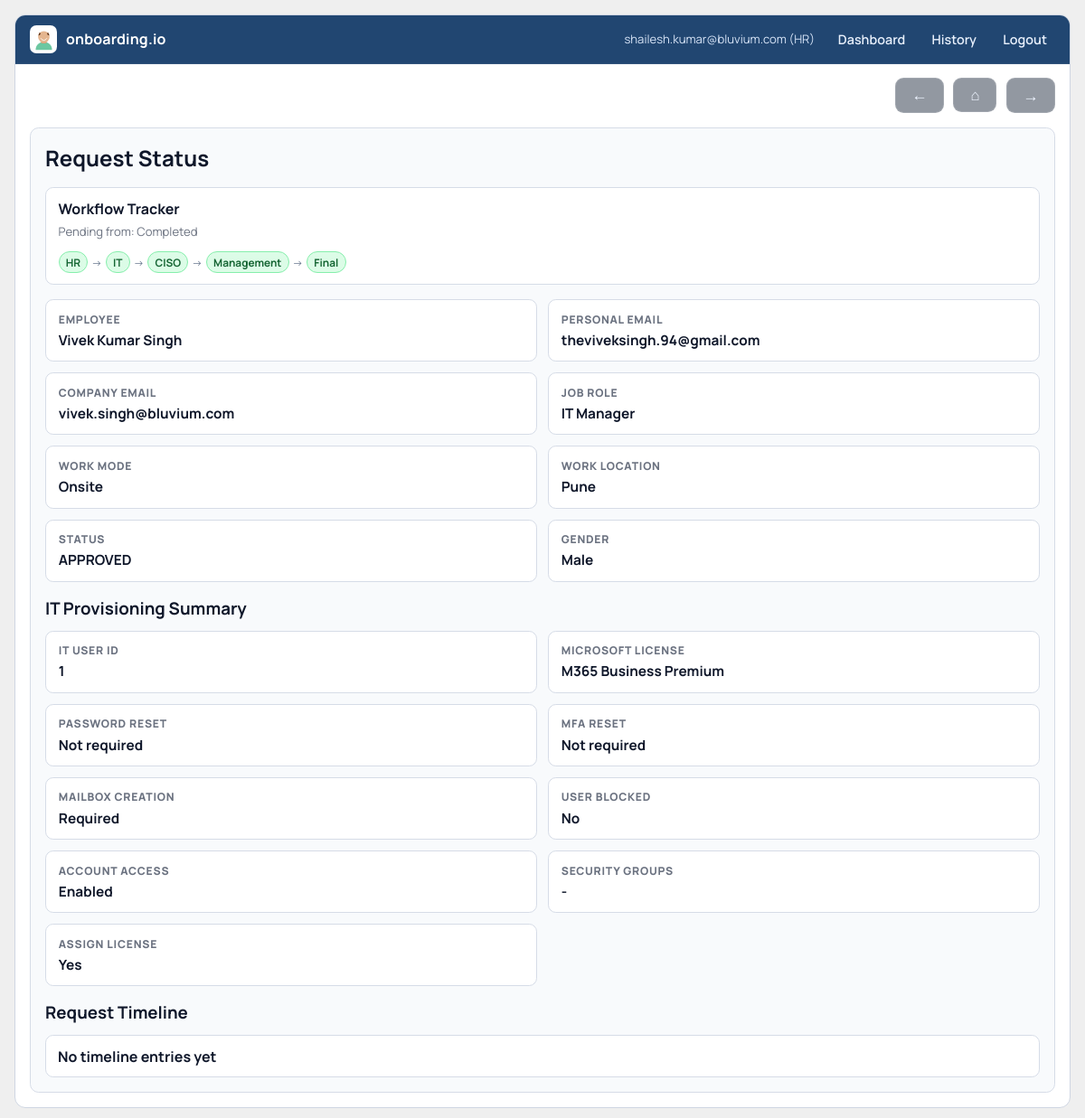
Screenshot of /status/2 (signed in) with the database file from the repository.
### models.py (models this page shows)
class User(UserMixin, db.Model):
    id = db.Column(db.Integer, primary_key=True)
    email = db.Column(db.String(255), unique=True, nullable=False)
    password_hash = db.Column(db.String(255), nullable=False)
    role = db.Column(db.String(50), nullable=False)
    domain = db.Column(db.String(255), nullable=False)
    created_at = db.Column(db.DateTime)

class EmployeeRequest(db.Model):
    id = db.Column(db.Integer, primary_key=True)
    domain = db.Column(db.String(255), nullable=False)
    requested_by = db.Column(db.Integer, db.ForeignKey("user.id"), nullable=False)
    first_name = db.Column(db.String(255))
    middle_name = db.Column(db.String(255))
    last_name = db.Column(db.String(255))
    employee_name = db.Column(db.String(255), nullable=False)
    employee_email = db.Column(db.String(255), nullable=False)
    gender = db.Column(db.String(50))
    job_title = db.Column(db.String(255))
    work_mode = db.Column(db.String(50))
    work_location = db.Column(db.String(255))
    company_email = db.Column(db.String(255))
    status = db.Column(db.String(50), nullable=False)
    created_at = db.Column(db.DateTime)

class Provisioning(db.Model):
    id = db.Column(db.Integer, primary_key=True)
    request_id = db.Column(db.Integer, db.ForeignKey("employee_request.id"), nullable=False)
    created_by = db.Column(db.Integer, db.ForeignKey("user.id"), nullable=False)
    it_user_id = db.Column(db.String(255), nullable=False)
    license_type = db.Column(db.String(255), nullable=False)
    security_groups = db.Column(db.Text)
    assign_license = db.Column(db.Boolean)
    password_reset_required = db.Column(db.Boolean)
    block_user = db.Column(db.Boolean)
    mfa_reset_required = db.Column(db.Boolean)
    mailbox_creation_required = db.Column(db.Boolean)
    account_access_action = db.Column(db.String(20))
    created_at = db.Column(db.DateTime)

### app.py (the view)
    @app.route("/status/<int:request_id>")
    @login_required
    def request_status(request_id):
        req = EmployeeRequest.query.filter_by(id=request_id, domain=current_user.domain).first_or_404()
        provisioning = Provisioning.query.filter_by(request_id=req.id).first()
        tracking_map = build_tracking_map([req])
        audits = RequestAudit.query.filter_by(request_id=req.id).order_by(RequestAudit.created_at.asc()).all()
        return render_template("status.html", request_item=req, provisioning=provisioning, tracking=tracking_map.get(req.id), audits=audits)

### templates/status.html
{% extends "base.html" %}
{% block content %}
<div class="card">
  <h2>Request Status</h2>
  {% if tracking %}
    <div class="tracking-card">
      <h3>Workflow Tracker</h3>
      <p class="table-subtext">Pending from: {{ tracking.pending_from }}</p>
      <div class="workflow-tree">
        {% for step in tracking.steps %}
          <span class="tree-node tree-{{ step.state }}">{{ step.label }}</span>{% if not loop.last %}<span class="tree-arrow">-></span>{% endif %}
        {% endfor %}
      </div>
    </div>
  {% endif %}
  <div class="detail-grid">
    <div class="detail-item">
      <span>Employee</span>
      <strong>{{ request_item.employee_name }}</strong>
    </div>
    <div class="detail-item">
      <span>Personal Email</span>
      <strong>{{ request_item.employee_email }}</strong>
    </div>
    <div class="detail-item">
      <span>Company Email</span>
      <strong>{{ request_item.company_email }}</strong>
    </div>
    <div class="detail-item">
      <span>Job Role</span>
      <strong>{{ request_item.job_title }}</strong>
    </div>
    <div class="detail-item">
      <span>Work Mode</span>
      <strong>{{ request_item.work_mode }}</strong>
    </div>
    <div class="detail-item">
      <span>Work Location</span>
      <strong>{{ request_item.work_location }}</strong>
    </div>
    <div class="detail-item">
      <span>Status</span>
      <strong>{{ request_item.status }}</strong>
    </div>
    <div class="detail-item">
      <span>Gender</span>
      <strong>{{ request_item.gender }}</strong>
    </div>
  </div>
  {% if provisioning %}
    <h3 style="margin-top: 1rem; margin-bottom: 0.75rem;">IT Provisioning Summary</h3>
    <div class="detail-grid">
      <div class="detail-item">
        <span>IT User ID</span>
        <strong>{{ provisioning.it_user_id }}</strong>
      </div>
      <div class="detail-item">
        <span>Microsoft License</span>
        <strong>{{ provisioning.license_type or 'Not assigned' }}</strong>
      </div>
      <div class="detail-item">
        <span>Password Reset</span>
        <strong>{{ 'Required' if provisioning.password_reset_required else 'Not required' }}</strong>
      </div>
      <div class="detail-item">
        <span>MFA Reset</span>
        <strong>{{ 'Required' if provisioning.mfa_reset_required else 'Not required' }}</strong>
      </div>
      <div class="detail-item">
        <span>Mailbox Creation</span>
        <strong>{{ 'Required' if provisioning.mailbox_creation_required else 'Not required' }}</strong>
      </div>
      <div class="detail-item">
        <span>User Blocked</span>
        <strong>{{ 'Yes' if provisioning.block_user else 'No' }}</strong>
      </div>
      <div class="detail-item">
        <span>Account Access</span>
        <strong>
          {% if provisioning.account_access_action == 'ENABLE' %}
            Enabled
          {% elif provisioning.account_access_action == 'DISABLE' %}
            Disabled
          {% else %}
            No change
          {% endif %}
        </strong>
      </div>
      <div class="detail-item">
        <span>Security Groups</span>
        <strong>{{ provisioning.security_groups or '-' }}</strong>
      </div>
      <div class="detail-item">
        <span>Assign License</span>
        <strong>{{ 'Yes' if provisioning.assign_license else 'No' }}</strong>
      </div>
    </div>
  {% endif %}
  <h3 style="margin-top: 1rem; margin-bottom: 0.75rem;">Request Timeline</h3>
  <div class="audit-timeline">
    {% for audit in audits %}
      <article class="audit-item">
        <div class="audit-meta">
          <strong>{{ audit.event_type.replace('_', ' ') }}</strong>
          <span>{{ audit.created_at.strftime('%Y-%m-%d %H:%M') if audit.created_at else '-' }}</span>
        </div>
        <p>{{ audit.details or '-' }}</p>
        <span class="table-subtext">Actor: {{ audit.actor_email or 'System' }}{% if audit.actor_role %} ({{ audit.actor_role }}){% endif %}</span>
      </article>
    {% else %}
      <article class="audit-item">
        <div class="audit-meta">
          <strong>No timeline entries yet</strong>
        </div>
      </article>
    {% endfor %}
  </div>
</div>
{% endblock %}

### templates/base.html (shortened to what this page needs)
<!DOCTYPE html>
<html lang="en">
<head>
  <link rel="stylesheet" href="{{ url_for('static', filename='css/style.css') }}">
</head>
<body class="{{ page_class|trim }}">
  <div class="page-shell {% if page_class|trim %}{{ page_class|trim }}{% endif %}">
    {% if show_nav|trim != 'false' %}
    <nav class="top-nav">
      <a class="brand" href="{{ url_for('index') }}">
        <span class="brand-icon"></span>
        <span>onboarding.io</span>
      </a>
      <div class="nav-links">
        {% if current_user.is_authenticated %}
          <span class="nav-meta">{{ current_user.email }} ({{ current_user.role }})</span>
          <a class="nav-link" href="{{ url_for('dashboard') }}">Dashboard</a>
          <a class="nav-link" href="{{ url_for('history') }}">History</a>
          <a class="nav-link" href="{{ url_for('logout') }}">Logout</a>
        {% else %}
          <a class="nav-link nav-link-primary" href="{{ url_for('login') }}">Login</a>
          <a class="nav-link" href="{{ url_for('signup') }}">Sign Up</a>
        {% endif %}
      </div>
    </nav>
    {% endif %}
    <main>
    {% if show_page_controls|trim != 'false' %}
      <div class="page-controls" role="navigation" aria-label="Page controls">
        <button
          type="button"
          class="btn btn-outline page-control-btn page-control-icon-btn"
          onclick="if (window.history.length > 1) { window.history.back(); } else { window.location.href='{{ url_for('index') }}'; }"
          aria-label="Go back"
          title="Go back"
        >
          <span class="page-control-symbol" aria-hidden="true">←</span>
        </button>
        <a class="btn btn-outline page-control-btn page-control-icon-btn page-control-home" href="{{ url_for('index') }}" aria-label="Home" title="Home">
          <span class="page-control-symbol" aria-hidden="true">⌂</span>
        </a>
        <a class="btn btn-outline page-control-btn page-control-icon-btn" href="{{ url_for('logout') if current_user.is_authenticated else url_for('index') }}" aria-label="Next" title="Next">
          <span class="page-control-symbol" aria-hidden="true">→</span>
        </a>
      </div>
    {% endif %}
    {% block content %}{% endblock %}
    </main>
  </div>
</body>
</html>

### static/css/style.css (style rules this page uses)
:root { --page-bg: #efefef; --panel-bg: #ffffff; --ink: #0f172a; --muted: #475569; --line: #d6dce7; --hero: #19365e; --hero-top: #214671; --hero-ink: #f3f6fb; --hero-sub: #d3deed; --btn-dark: #142a48; --text-dark: var(--ink); --text-muted: var(--muted); }
* { box-sizing: border-box; }
body { margin: 0; background: var(--page-bg); color: var(--ink); font-family: "Manrope", "Segoe UI", Tahoma, sans-serif; }
a { color: inherit; text-decoration: none; }
.page-shell { width: min(1240px, calc(100% - 2rem)); margin: 1rem auto; background: var(--panel-bg); border: 1px solid #cfd6e2; border-radius: 12px; overflow: hidden; }
.top-nav { display: flex; justify-content: space-between; align-items: center; gap: 1rem; padding: 0.7rem 1rem; background: var(--hero-top); border-bottom: 1px solid rgba(255, 255, 255, 0.08); }
.brand { display: inline-flex; align-items: center; gap: 0.6rem; color: #ffffff; font-weight: 700; letter-spacing: 0.01em; }
.brand-icon { width: 1.9rem; height: 1.9rem; border-radius: 0.45rem; background: #ffffff url("/static/images/avatar-favicon.svg") center / cover no-repeat; border: 1px solid rgba(255, 255, 255, 0.65); flex-shrink: 0; }
.nav-links { display: inline-flex; align-items: center; gap: 0.7rem; }
.nav-meta { font-size: 0.82rem; color: #d7e4f7; margin-right: 0.35rem; }
.nav-link { color: #e8f0fc; font-size: 0.9rem; font-weight: 600; padding: 0.2rem 0.5rem; border-radius: 999px; border: 1px solid transparent; }
main { padding: 0; }
.page-controls { display: flex; justify-content: flex-end; align-items: center; gap: 0.65rem; padding: 0.95rem 1rem 0; flex-wrap: wrap; }
.page-control-btn { text-align: center; }
.page-control-icon-btn { min-width: 3rem; padding-inline: 0.9rem; }
.page-control-symbol { display: inline-flex; align-items: center; justify-content: center; font-size: 1.1rem; font-weight: 800; line-height: 1; }
.page-control-home .page-control-symbol { font-size: 1.05rem; }
.detail-grid { display: grid; grid-template-columns: repeat(2, minmax(0, 1fr)); gap: 0.75rem; }
.detail-item { border: 1px solid var(--line); border-radius: 0.55rem; background: #ffffff; padding: 0.78rem 0.86rem; }
.detail-item span { display: block; margin-bottom: 0.2rem; color: #6b7280; font-size: 0.76rem; font-weight: 800; letter-spacing: 0.06em; text-transform: uppercase; }
.detail-item strong { color: #0f172a; font-size: 0.96rem; }
.table-subtext { display: block; margin-top: 0.14rem; color: #6b7280; font-size: 0.82rem; }
.btn { display: inline-flex; align-items: center; justify-content: center; border: 1px solid rgba(17, 24, 39, 0.25); background: var(--btn-dark); color: #f8fafc; border-radius: 0.58rem; padding: 0.6rem 1.08rem; font-weight: 700; font-size: 0.95rem; cursor: pointer; transition: transform 0.15s ease, filter 0.18s ease; }
.btn-outline, .btn.secondary { background: rgba(14, 27, 47, 0.45); border-color: rgba(255, 255, 255, 0.14); color: #eef4ff; }
.card, .dashboard { margin: 1rem; border-radius: 0.6rem; border: 1px solid var(--line); background: #f8fafc; padding: 1rem; }
.card h2, .dashboard h2 { margin-top: 0; margin-bottom: 1rem; }
.tracking-card { margin-bottom: 1rem; border: 1px solid var(--line); border-radius: 0.55rem; background: #ffffff; padding: 0.75rem 0.85rem; }
.tracking-card h3 { margin: 0 0 0.35rem; font-size: 1rem; }
.workflow-tree { display: flex; align-items: center; flex-wrap: wrap; gap: 0.25rem; margin-top: 0.25rem; }
.tree-node { display: inline-flex; align-items: center; padding: 0.15rem 0.45rem; border-radius: 999px; font-size: 0.74rem; font-weight: 700; border: 1px solid #cdd4df; background: #f1f5f9; color: #334155; }
.tree-node.tree-done { background: #dcfce7; border-color: #86efac; color: #166534; }
.tree-arrow { font-size: 0.72rem; color: #64748b; }
.audit-timeline { display: grid; gap: 0.6rem; }
.audit-item { border: 1px solid var(--line); border-radius: 0.55rem; background: #ffffff; padding: 0.72rem 0.82rem; }
.audit-meta { display: flex; justify-content: space-between; gap: 0.65rem; align-items: center; }

### rows the page displays
User: email "shailesh.kumar@bluvium.com", role "HR"
EmployeeRequest: employee_name "Vivek Kumar Singh", employee_email "theviveksingh.94@gmail.com", company_email "vivek.singh@bluvium.com", job_title "IT Manager", work_mode "Onsite", work_location "Pune", status "APPROVED", gender "Male"
Provisioning: it_user_id "1", license_type "M365 Business Premium", password_reset_required "Not required", mfa_reset_required "Not required", mailbox_creation_required "Required", block_user "No", security_groups "-", assign_license "Yes"

### other values shown
{{ tracking.pending_from }} "Completed"
{{ step.label }} "HR" "IT" "CISO" "Management" "Final"
